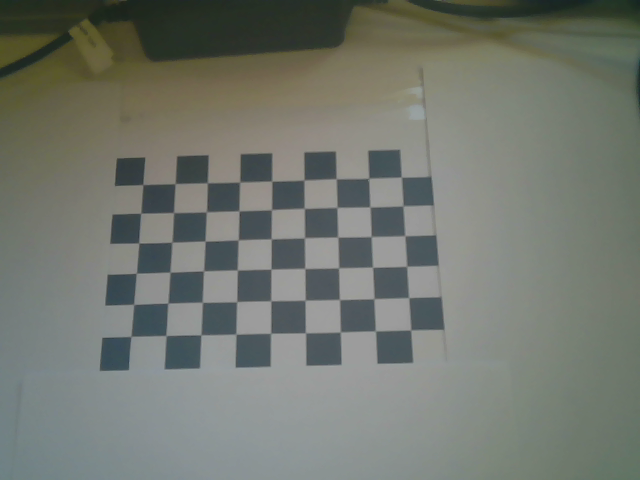
#> input picture images/img0.png, 640 x 480 px; its folder holds only this picture in this run
$ python img_reprojection.py
#> lines starting #> are read from the running program, lines starting #| are printed output that depends on the picture; after the words box and inside, x2 and y2 are one past the last pixel; in counts of white or black regions, pixels touching at a corner belong together
import cv2
import numpy as np
import glob
import re


def warp(path):
    # load the image
#> called with path = 'images/img0.png'
    img = cv2.imread(path)
#> img is the input picture: shape (480, 640, 3); mean B, G, R 111.4, 119.6, 114.8
    gray = cv2.cvtColor(img, cv2.COLOR_BGR2GRAY)
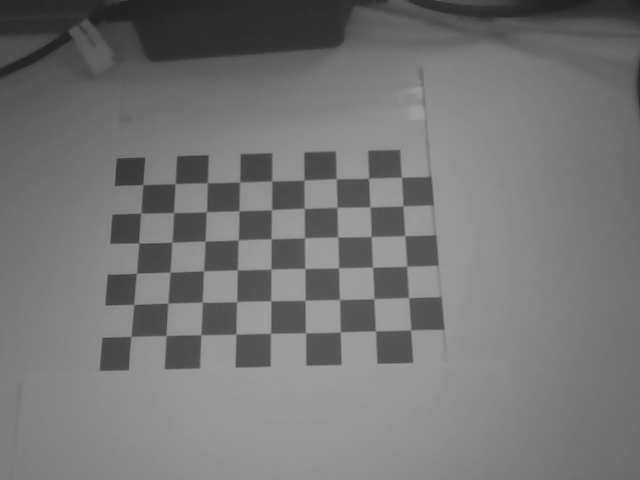
#> gray: shape (480, 640); min 32, max 163, mean 117.2

    # print(img.shape)

    width = 9
    height = 6

    criteria = (cv2.TERM_CRITERIA_EPS + cv2.TERM_CRITERIA_MAX_ITER, 30, 0.001)
    objp = np.zeros((height*width,3), np.float32)
    objp[:,:2] = np.mgrid[0:width,0:height].T.reshape(-1,2) * 1.5

    objpoints = [] # 3d point in real world space
    imgpoints = [] # 2d points in image plane.

    _ret, corners = cv2.findChessboardCorners(gray, (width,height), None)
#> corners = 54 rows, first 8: [142.7, 184.9], [175.2, 183.7], [207.3, 182.9], [240, 182.3], [271.7, 181.2], [304.2, 180.2], [336.3, 178.6], [368.5, 178.3]

    blank_image = np.zeros((img.shape[0],img.shape[1],3), np.uint8)


    if _ret:
        objpoints.append(objp)
        corners2 = cv2.cornerSubPix(gray,corners, (11,11), (-1,-1), criteria)
#> corners2 = 54 rows, first 8: [142.8, 184.5], [175.2, 183.6], [207.3, 182.7], [239.7, 182], [271.7, 181.1], [304, 180], [336.1, 178.7], [368.7, 178.3]
        imgpoints.append(corners2)
        cv2.drawChessboardCorners(img, (width,height), corners2, _ret)
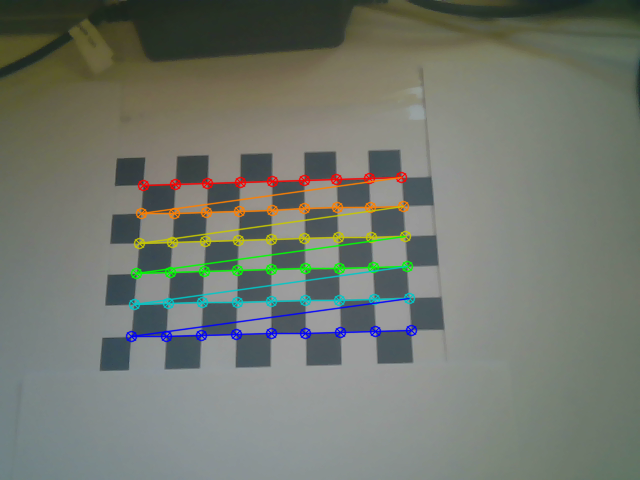
#> img: shape (480, 640, 3); 4.19% of pixels changed, all inside (x1, y1, x2, y2) = (125, 171, 418, 343)

        cv2.imshow("chessboard", img)

        # print("objectpoint,", objpoints)
        # print("imagepoint,",imgpoints)

        _error, _mtx, _dist, _rvecs, _tvecs,stdDeviationsIntrinsics, stdDeviationsExtrinsics, perViewErrors = cv2.calibrateCameraExtended(objpoints, imgpoints, gray.shape[::-1], None, None)
#> stdDeviationsIntrinsics = 18 values, max 107.5 at index 1, min 0 at index 9, mean 16.12; stdDeviationsExtrinsics = [0.05, 0.011, 0.0027, 0.535, 0.527, 4.89]; perViewErrors = [0.248]

        # print(_error)

####################################################################

        # convert the _tvec to tuple
        # tuple_tvecs = []
        # for i in _tvecs[0]:
        #     tuple_tvecs.append(i[0])
        # _tvecs = tuple(tuple_tvecs)

        # reproject the object points
        # camera is facing the chessboard, _rvecs should be eye matrix
        re_project, _ = cv2.projectPoints(np.array(objpoints), _rvecs[0], _tvecs[0], _mtx, _dist)
#> re_project = 54 rows, first 8: [142.8, 184.7], [175.1, 183.8], [207.3, 182.9], [239.5, 182], [271.7, 181.1], [303.9, 180.1], [336.2, 179.1], [368.6, 178.1]
        # [12 lines of commented-out code are left out]

        img_points = np.array(imgpoints).reshape(len(imgpoints[0]),2)
#> img_points = 54 pairs, first value 131 to 410.7, second value 177.1 to 336.4
        re_project = np.array(re_project).reshape(np.shape(re_project)[0],2)
#> re_project = 54 pairs, first value 131.1 to 410.6, second value 177.1 to 336.7
        # print(type(re_project))

        # calculate the homography
        homo, mask = cv2.findHomography(srcPoints=np.array(re_project), dstPoints=img_points, method=cv2.RANSAC, ransacReprojThreshold=2)
#> homo = [[1, 8.46e-06, 0.000858], [-8.6e-06, 1, 0.00219], [-4.65e-08, 1.26e-09, 1]]; mask = 54 values from 1 to 1

        img_warp = cv2.warpPerspective(img, homo, (640*2,480*2),flags=cv2.WARP_INVERSE_MAP)
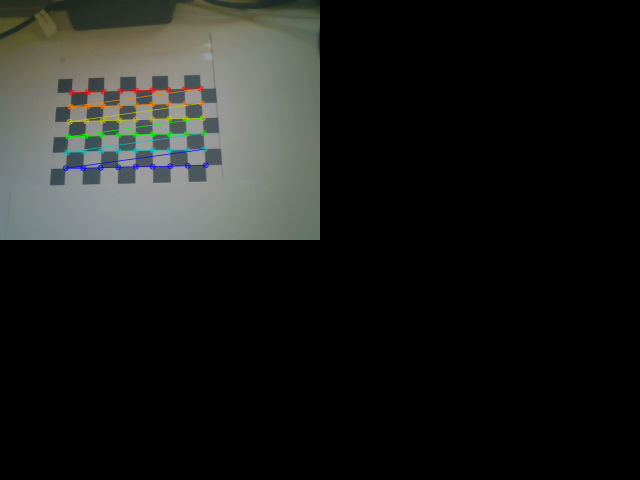
#> img_warp: shape (960, 1280, 3) (shown at 1/2 size); mean B, G, R 27.6, 30, 28.7

        # [6 lines of commented-out code are left out]
        filename = re.sub("\.png$", "", path)
        filename = filename + "_warp" + ".png"
        cv2.imwrite(filename, img_warp)

    else:
        print(path, "no chessboard corner detected")


def main():
    # load the images
    imgs = glob.glob("scripts/images/*.png")

    for fname in imgs:
        if fname.endswith("warp.png"):
            continue
        else:
            warp(fname)


if __name__ == "__main__":
    main()

$ run again, on images/img12.png
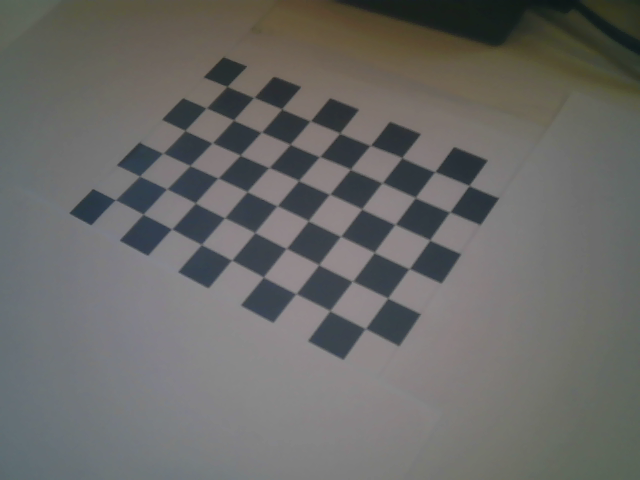
#> input picture images/img12.png, 640 x 480 px
#> in warp, img is the input picture: shape (480, 640, 3); mean B, G, R 103.3, 105.5, 105.7
#> corners = 54 rows, first 8: [227.2, 86.21], [253.7, 97.59], [282.4, 108.5], [310.4, 121], [340.6, 133], [370.4, 145.6], [402.5, 157.2], [435.1, 172]
#> corners2 = 54 rows, first 8: [226.9, 86.41], [253.8, 97.45], [281.5, 108.9], [310.3, 120.9], [339.6, 133.1], [370.3, 145.4], [401.8, 157.5], [434.8, 171.7]
#> in warp, `cv2.drawChessboardCorners(img, (width,height), corners2, _ret)`:
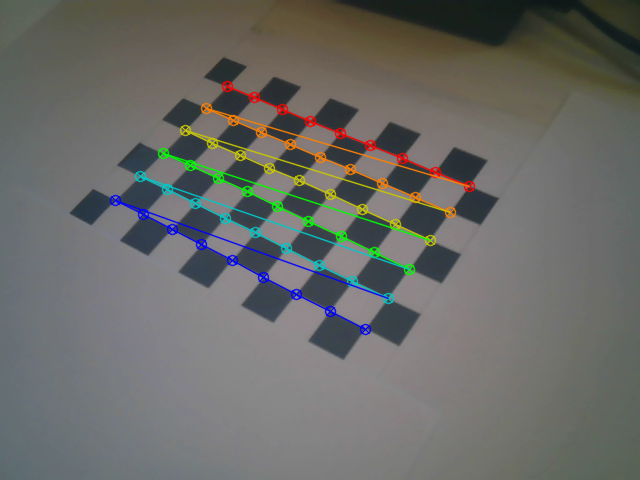
#> img: shape (480, 640, 3); 4.09% of pixels changed, all inside (x1, y1, x2, y2) = (109, 80, 476, 336)
#> stdDeviationsIntrinsics = 18 values, max 95.64 at index 8, min 0 at index 9, mean 13.23; stdDeviationsExtrinsics = [0.0382, 0.0109, 0.00343, 0.395, 0.548, 2.1]; perViewErrors = [0.427]
#> in warp, `re_project, _ = cv2.projectPoints(np.array(objpoints), _rvecs[0], _tve..`: re_project = 54 rows, first 8: [226.8, 86.45], [253.8, 97.76], [281.5, 109.2], [310, 120.9], [339.5, 132.9], [370.1, 145.4], [401.7, 158.3], [434.6, 171.7]
#> img_points = 54 pairs, first value 115.2 to 469, second value 86.41 to 328.5
#> in warp, `re_project = np.array(re_project).reshape(np.shape(re_project)[0],2)`: re_project = 54 pairs, first value 115.3 to 469, second value 86.45 to 329.1
#> homo = [[1, 0.000104, 0.00228], [-4.62e-05, 1, 0.00282], [-2.77e-07, 2.97e-07, 1]]; mask = 54 values from 1 to 1
#> in warp, `img_warp = cv2.warpPerspective(img, homo, (640*2,480*2),flags=cv2.WARP..`:
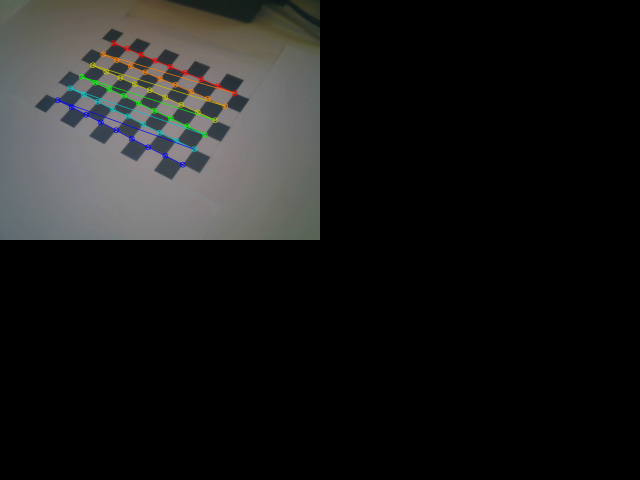
#> img_warp: shape (960, 1280, 3) (shown at 1/2 size); mean B, G, R 25.7, 26.6, 26.5

$ run again, on images/img13.png
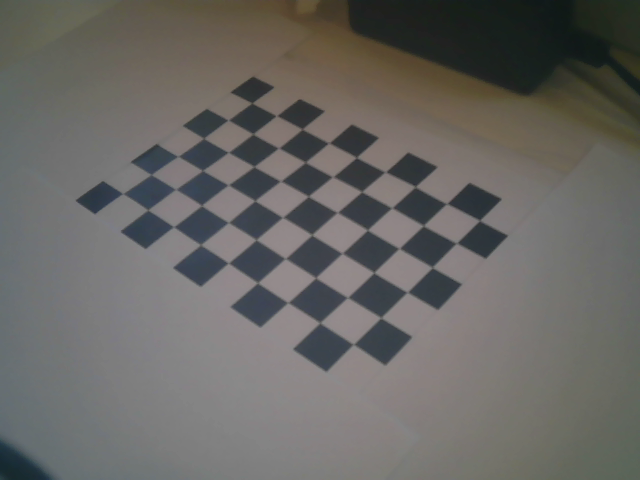
#> input picture images/img13.png, 640 x 480 px
#> in warp, img is the input picture: shape (480, 640, 3); mean B, G, R 99.8, 103, 104.6
#> corners = 54 rows, first 8: [252.7, 102.8], [276.3, 116], [302.5, 129], [328.7, 142.7], [355.8, 157.8], [385.4, 172.2], [416.2, 186.6], [446.6, 203.8]
#> corners2 = 54 rows, first 8: [251.8, 103], [276.5, 115.7], [302.1, 129], [328.8, 143], [356.4, 157.3], [385.3, 172], [415.2, 186.6], [446.6, 203.6]
#> in warp, `cv2.drawChessboardCorners(img, (width,height), corners2, _ret)`:
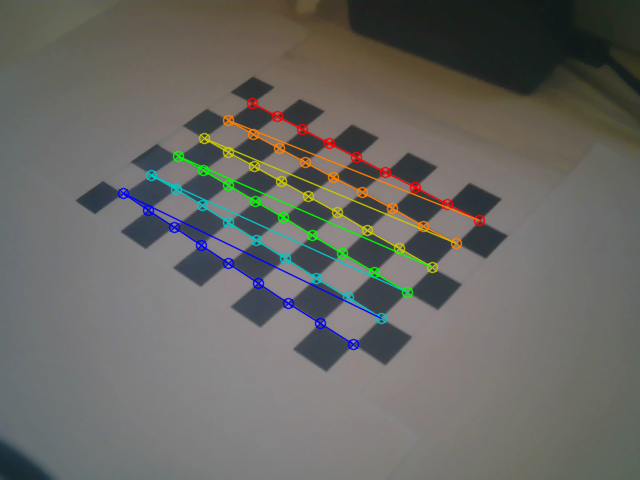
#> img: shape (480, 640, 3); 3.93% of pixels changed, all inside (x1, y1, x2, y2) = (117, 97, 486, 351)
#> stdDeviationsIntrinsics = 18 values, max 94.34 at index 1, min 0 at index 9, mean 14.99; stdDeviationsExtrinsics = [0.0657, 0.0204, 0.00422, 0.378, 0.567, 3.22]; perViewErrors = [0.473]
#> in warp, `re_project, _ = cv2.projectPoints(np.array(objpoints), _rvecs[0], _tve..`: re_project = 54 rows, first 8: [251.8, 103], [276.5, 116], [302.1, 129.3], [328.6, 143], [356.2, 157.2], [385, 172], [415, 187.5], [446.4, 203.6]
#> img_points = 54 pairs, first value 122.7 to 479.5, second value 103 to 344.3
#> in warp, `re_project = np.array(re_project).reshape(np.shape(re_project)[0],2)`: re_project = 54 pairs, first value 122.7 to 479.6, second value 103 to 344.9
#> homo = [[1, 0.00483, -1.2], [0.00103, 1.01, -1.54], [2.08e-06, 1.49e-05, 1]]; mask = 54 values from 1 to 1
#> in warp, `img_warp = cv2.warpPerspective(img, homo, (640*2,480*2),flags=cv2.WARP..`:
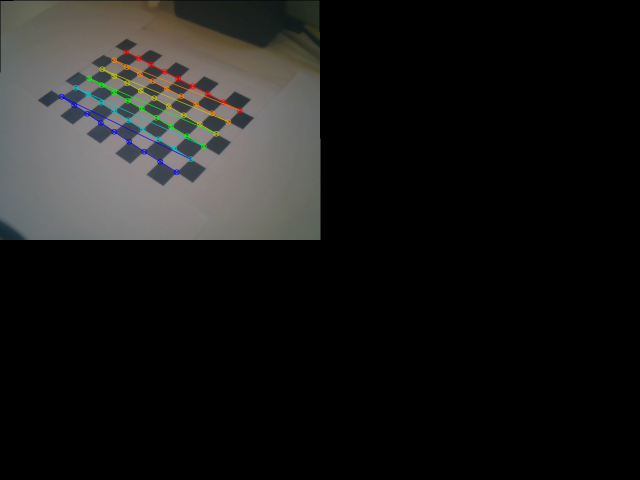
#> img_warp: shape (960, 1280, 3) (shown at 1/2 size); mean B, G, R 24.8, 25.9, 26.2

$ run again, on images/img14.png
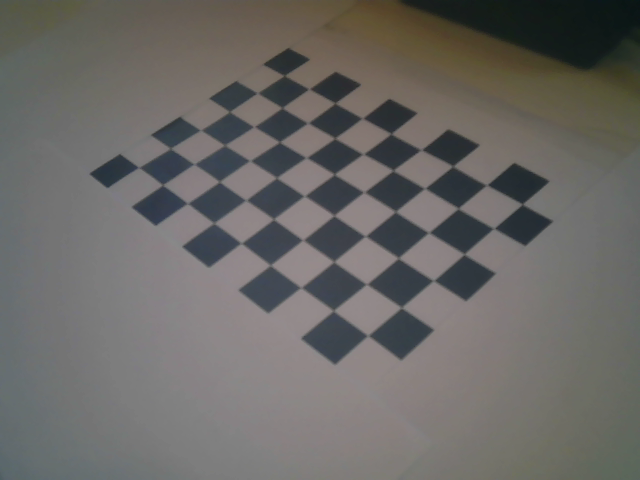
#> input picture images/img14.png, 640 x 480 px
#> in warp, img is the input picture: shape (480, 640, 3); mean B, G, R 101.7, 104.6, 106.5
#> corners = 54 rows, first 8: [284.4, 75.35], [308.9, 89.33], [337.4, 104.2], [362.5, 118.5], [392.6, 133.7], [421.7, 150.6], [454.3, 166], [486.7, 185]
#> corners2 = 54 rows, first 8: [284.2, 75.5], [309, 88.95], [334.9, 103.1], [362.4, 118.3], [391, 133.6], [421.1, 149.8], [452.8, 166.1], [486.7, 185.1]
#> in warp, `cv2.drawChessboardCorners(img, (width,height), corners2, _ret)`:
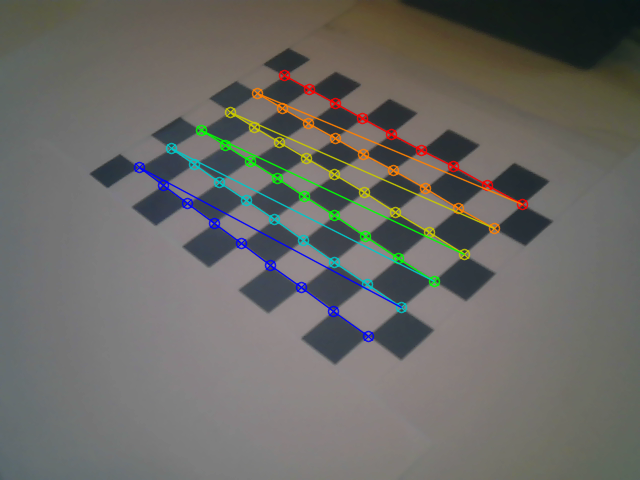
#> img: shape (480, 640, 3); 4.03% of pixels changed, all inside (x1, y1, x2, y2) = (133, 69, 529, 343)
#> stdDeviationsIntrinsics = 18 values, max 98.03 at index 8, min 0 at index 9, mean 14.75; stdDeviationsExtrinsics = [0.0519, 0.015, 0.00477, 0.388, 0.506, 2.22]; perViewErrors = [0.536]
#> in warp, `re_project, _ = cv2.projectPoints(np.array(objpoints), _rvecs[0], _tve..`: re_project = 54 rows, first 8: [284.2, 75.41], [309, 89.19], [334.9, 103.4], [362.1, 118.2], [390.6, 133.7], [420.7, 149.9], [452.6, 166.9], [486.7, 184.9]
#> img_points = 54 pairs, first value 138.6 to 522.3, second value 75.5 to 335.5
#> in warp, `re_project = np.array(re_project).reshape(np.shape(re_project)[0],2)`: re_project = 54 pairs, first value 138.8 to 522.2, second value 75.41 to 336.3
#> homo = [[1, 0.0103, -1.84], [0.000162, 1.01, -1.93], [-1.38e-06, 2.84e-05, 1]]; mask = 54 values from 1 to 1
#> in warp, `img_warp = cv2.warpPerspective(img, homo, (640*2,480*2),flags=cv2.WARP..`:
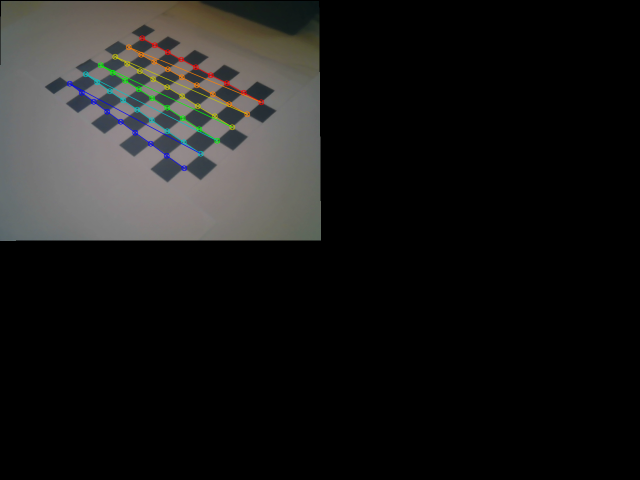
#> img_warp: shape (960, 1280, 3) (shown at 1/2 size); mean B, G, R 25.3, 26.4, 26.7

$ run again, on images/img1.png
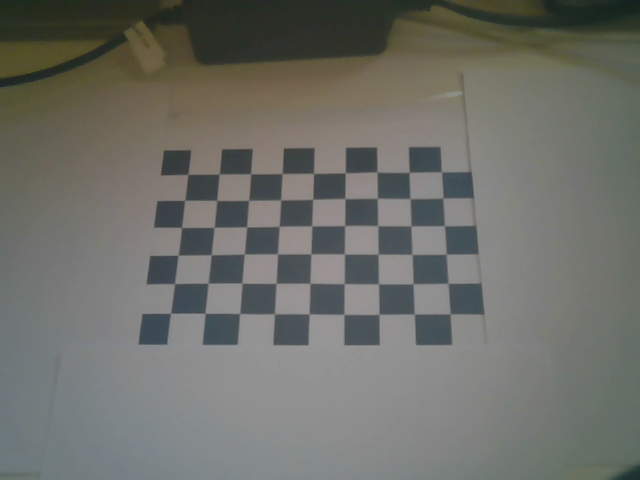
#> input picture images/img1.png, 640 x 480 px
#> in warp, img is the input picture: shape (480, 640, 3); mean B, G, R 105.2, 111, 110
#> corners = 54 rows, first 8: [188.1, 174.2], [219.1, 173.9], [250.5, 174], [282.3, 173.8], [313.3, 173.6], [345.3, 173], [377, 172.1], [409.3, 172.5]
#> corners2 = 54 rows, first 8: [187.8, 174.4], [219.3, 174], [250.6, 173.8], [282.2, 173.6], [313.5, 173.3], [345.2, 172.8], [376.9, 171.9], [409.1, 172.3]
#> in warp, `cv2.drawChessboardCorners(img, (width,height), corners2, _ret)`:
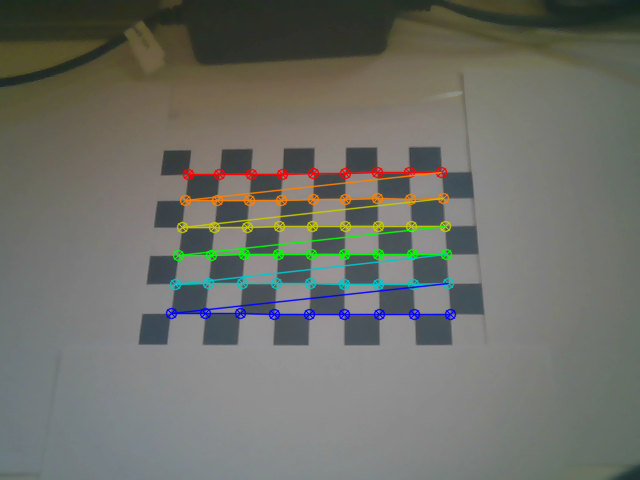
#> img: shape (480, 640, 3); 4.13% of pixels changed, all inside (x1, y1, x2, y2) = (165, 166, 457, 321)
#> stdDeviationsIntrinsics = 18 values, max 68.73 at index 0, min 0 at index 9, mean 11.08; stdDeviationsExtrinsics = [0.0427, 0.0112, 0.00386, 0.559, 1.05, 3.27]; perViewErrors = [0.305]
#> in warp, `re_project, _ = cv2.projectPoints(np.array(objpoints), _rvecs[0], _tve..`: re_project = 54 rows, first 8: [187.8, 174.5], [219.2, 174.2], [250.6, 174], [282, 173.7], [313.4, 173.3], [345, 173], [376.9, 172.6], [409, 172.1]
#> img_points = 54 pairs, first value 170.5 to 450.1, second value 171.8 to 314.4
#> in warp, `re_project = np.array(re_project).reshape(np.shape(re_project)[0],2)`: re_project = 54 pairs, first value 170.8 to 449.8, second value 171.7 to 314.3
#> homo = [[1, 3.53e-05, 0.0353], [-0.000197, 1, 0.103], [-5.85e-07, -7.38e-08, 1]]; mask = 54 values from 1 to 1
#> in warp, `img_warp = cv2.warpPerspective(img, homo, (640*2,480*2),flags=cv2.WARP..`:
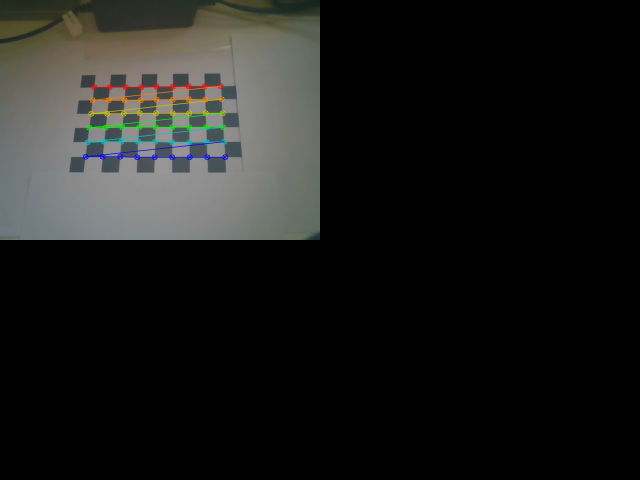
#> img_warp: shape (960, 1280, 3) (shown at 1/2 size); mean B, G, R 26.1, 27.9, 27.5
